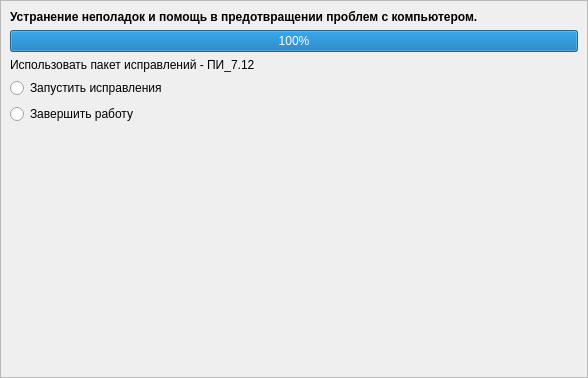
<?xml version="1.0" encoding="UTF-8"?>
<ui version="4.0">
 <class>SecondWidget</class>
 <widget class="QWidget" name="SecondWidget">
  <property name="geometry">
   <rect>
    <x>0</x>
    <y>0</y>
    <width>588</width>
    <height>378</height>
   </rect>
  </property>
  <property name="windowTitle">
   <string>Form</string>
  </property>
  <layout class="QGridLayout" name="gridLayout">
   <property name="leftMargin">
    <number>0</number>
   </property>
   <property name="topMargin">
    <number>0</number>
   </property>
   <property name="rightMargin">
    <number>0</number>
   </property>
   <property name="bottomMargin">
    <number>0</number>
   </property>
   <property name="spacing">
    <number>0</number>
   </property>
   <item row="1" column="0" colspan="2">
    <widget class="QFrame" name="frame">
     <property name="frameShape">
      <enum>QFrame::StyledPanel</enum>
     </property>
     <property name="frameShadow">
      <enum>QFrame::Raised</enum>
     </property>
     <layout class="QGridLayout" name="gridLayout_2">
      <item row="7" column="0" colspan="2">
       <spacer name="verticalSpacer">
        <property name="orientation">
         <enum>Qt::Vertical</enum>
        </property>
        <property name="sizeHint" stdset="0">
         <size>
          <width>548</width>
          <height>267</height>
         </size>
        </property>
       </spacer>
      </item>
      <item row="4" column="0">
       <widget class="QLabel" name="label_2">
        <property name="text">
         <string>Использовать пакет исправлений - ПИ_7.12</string>
        </property>
       </widget>
      </item>
      <item row="1" column="0" colspan="2">
       <widget class="QProgressBar" name="progressBar">
        <property name="value">
         <number>100</number>
        </property>
       </widget>
      </item>
      <item row="0" column="0">
       <widget class="QLabel" name="label">
        <property name="font">
         <font>
          <weight>75</weight>
          <bold>true</bold>
         </font>
        </property>
        <property name="text">
         <string>Устранение неполадок и помощь в предотвращении проблем с компьютером.</string>
        </property>
       </widget>
      </item>
      <item row="5" column="0">
       <widget class="QRadioButton" name="radioButton">
        <property name="text">
         <string>Запустить исправления</string>
        </property>
       </widget>
      </item>
      <item row="6" column="0">
       <widget class="QRadioButton" name="radioButton_2">
        <property name="text">
         <string>Завершить работу</string>
        </property>
       </widget>
      </item>
     </layout>
    </widget>
   </item>
  </layout>
 </widget>
 <resources/>
 <connections/>
</ui>
